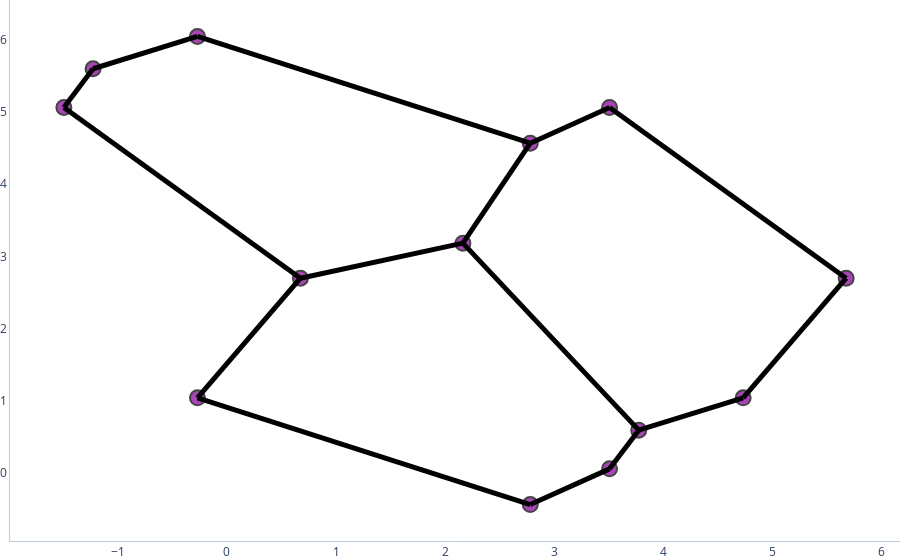

Source (notebook cell):
### Code cell
# import external modules
import networkx as nx
import numpy as np
import scipy
import plotly.graph_objects as go
import plotly.express as px
from matplotlib import pyplot as plt

# import custom modules for linking number identification
import intertwined
import intertwined.sampling as itws
import intertwined.edgePriority as itwe
import kirchhoff.circuit_init as kfi

# import local module to create entangled toy models
import intertwined.tangledGenerators as tg

K = kfi.initialize_circuit_from_random('voronoi_planar', 3, 5)
fig = K.plot_circuit(color_edges=['#000000'],markersize=[15], axis=False)
fig.show()

### Figure 1 — Plotly figure (JSON) as saved in the notebook; plotly's stock layout.template omitted (floating-point values rounded to 4 significant figures)
{"data": [{"hoverinfo": "text", "hovertext": ["label: 0.0<br>", "label: 0.0<br>", "label: 0.0<br>", "label: 0.0<br>", "label: 0.0<br>", "label: 0.0<br>", "label: 0.0<br>", "label: 0.0<br>", "label: 0.0<br>", "label: 0.0<br>", "label: 0.0<br>", "label: 0.0<br>", "label: 0.0<br>"], "marker": {"color": "#a845b5", "line": {"width": 2}, "size": 15}, "mode": "markers", "type": "scatter", "x": [-0.2702, -1.227, -1.494, 0.6733, 2.162, 2.779, 5.673, 4.73, 3.773, 3.506, 2.779, -0.2702, 3.506], "y": [6.042, 5.595, 5.059, 2.697, 3.182, 4.565, 2.697, 1.042, 0.595, 5.059, -0.4349, 1.042, 0.05947]}, {"hoverinfo": "none", "line": {"color": "#000000", "width": 5}, "mode": "lines", "type": "scatter", "x": [-0.2702, -1.227, null], "y": [6.042, 5.595, null]}, {"hoverinfo": "none", "line": {"color": "#000000", "width": 5}, "mode": "lines", "type": "scatter", "x": [-0.2702, 2.779, null], "y": [6.042, 4.565, null]}, {"hoverinfo": "none", "line": {"color": "#000000", "width": 5}, "mode": "lines", "type": "scatter", "x": [-1.227, -1.494, null], "y": [5.595, 5.059, null]}, {"hoverinfo": "none", "line": {"color": "#000000", "width": 5}, "mode": "lines", "type": "scatter", "x": [-1.494, 0.6733, null], "y": [5.059, 2.697, null]}, {"hoverinfo": "none", "line": {"color": "#000000", "width": 5}, "mode": "lines", "type": "scatter", "x": [0.6733, 2.162, null], "y": [2.697, 3.182, null]}, {"hoverinfo": "none", "line": {"color": "#000000", "width": 5}, "mode": "lines", "type": "scatter", "x": [0.6733, -0.2702, null], "y": [2.697, 1.042, null]}, {"hoverinfo": "none", "line": {"color": "#000000", "width": 5}, "mode": "lines", "type": "scatter", "x": [2.162, 3.773, null], "y": [3.182, 0.595, null]}, {"hoverinfo": "none", "line": {"color": "#000000", "width": 5}, "mode": "lines", "type": "scatter", "x": [2.162, 2.779, null], "y": [3.182, 4.565, null]}, {"hoverinfo": "none", "line": {"color": "#000000", "width": 5}, "mode": "lines", "type": "scatter", "x": [2.779, 3.506, null], "y": [4.565, 5.059, null]}, {"hoverinfo": "none", "line": {"color": "#000000", "width": 5}, "mode": "lines", "type": "scatter", "x": [5.673, 3.506, null], "y": [2.697, 5.059, null]}, {"hoverinfo": "none", "line": {"color": "#000000", "width": 5}, "mode": "lines", "type": "scatter", "x": [5.673, 4.73, null], "y": [2.697, 1.042, null]}, {"hoverinfo": "none", "line": {"color": "#000000", "width": 5}, "mode": "lines", "type": "scatter", "x": [4.73, 3.773, null], "y": [1.042, 0.595, null]}, {"hoverinfo": "none", "line": {"color": "#000000", "width": 5}, "mode": "lines", "type": "scatter", "x": [3.773, 3.506, null], "y": [0.595, 0.05947, null]}, {"hoverinfo": "none", "line": {"color": "#000000", "width": 5}, "mode": "lines", "type": "scatter", "x": [2.779, 3.506, null], "y": [-0.4349, 0.05947, null]}, {"hoverinfo": "none", "line": {"color": "#000000", "width": 5}, "mode": "lines", "type": "scatter", "x": [2.779, -0.2702, null], "y": [-0.4349, 1.042, null]}, {"hoverinfo": "text", "hoverlabel": {"bgcolor": "white"}, "marker": {"color": "#000000", "opacity": 0}, "mode": "markers", "text": ["label: 0.0<br>", "label: 0.0<br>", "label: 0.0<br>", "label: 0.0<br>", "label: 0.0<br>", "label: 0.0<br>", "label: 0.0<br>", "label: 0.0<br>", "label: 0.0<br>", "label: 0.0<br>", "label: 0.0<br>", "label: 0.0<br>", "label: 0.0<br>", "label: 0.0<br>", "label: 0.0<br>"], "type": "scatter", "x": [-0.7486, 1.254, -1.361, -0.4105, 1.418, 0.2015, 2.967, 2.471, 3.142, 4.589, 5.202, 4.251, 3.639, 3.142, 1.254], "y": [5.819, 5.304, 5.327, 3.878, 2.94, 1.87, 1.889, 3.874, 4.812, 3.878, 1.87, 0.8187, 0.3272, -0.1877, 0.3038]}], "layout": {"autosize": true, "margin": {"b": 0, "l": 0, "r": 0, "t": 0}, "plot_bgcolor": "#FFF", "scene": {"aspectmode": "data"}, "showlegend": false, "xaxis": {"linecolor": "#BCCCDC", "showgrid": false}, "yaxis": {"linecolor": "#BCCCDC", "showgrid": false}}}
